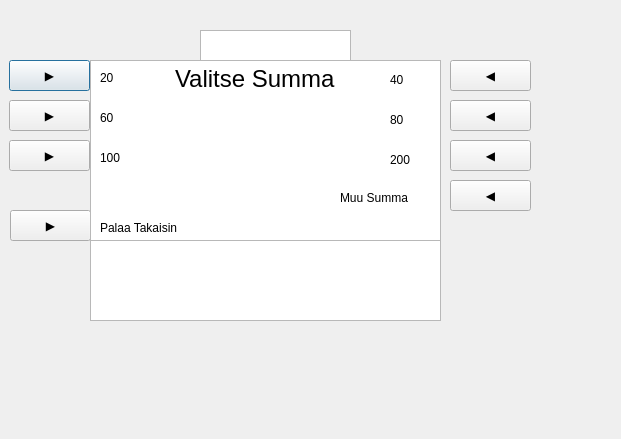
<?xml version="1.0" encoding="UTF-8"?>
<ui version="4.0">
 <class>NostaRahaa</class>
 <widget class="QDialog" name="NostaRahaa">
  <property name="geometry">
   <rect>
    <x>0</x>
    <y>0</y>
    <width>621</width>
    <height>439</height>
   </rect>
  </property>
  <property name="windowTitle">
   <string>Dialog</string>
  </property>
  <widget class="QPushButton" name="pushButton_20">
   <property name="geometry">
    <rect>
     <x>9</x>
     <y>60</y>
     <width>81</width>
     <height>31</height>
    </rect>
   </property>
   <property name="text">
    <string>▶️</string>
   </property>
  </widget>
  <widget class="QPushButton" name="pushButton_60">
   <property name="geometry">
    <rect>
     <x>9</x>
     <y>100</y>
     <width>81</width>
     <height>31</height>
    </rect>
   </property>
   <property name="text">
    <string>▶️</string>
   </property>
  </widget>
  <widget class="QPushButton" name="pushButton_100">
   <property name="geometry">
    <rect>
     <x>9</x>
     <y>140</y>
     <width>81</width>
     <height>31</height>
    </rect>
   </property>
   <property name="text">
    <string>▶️</string>
   </property>
  </widget>
  <widget class="QPushButton" name="pushButton_Palaa">
   <property name="geometry">
    <rect>
     <x>10</x>
     <y>210</y>
     <width>81</width>
     <height>31</height>
    </rect>
   </property>
   <property name="text">
    <string>▶️</string>
   </property>
  </widget>
  <widget class="QPushButton" name="pushButton_40">
   <property name="geometry">
    <rect>
     <x>450</x>
     <y>60</y>
     <width>81</width>
     <height>31</height>
    </rect>
   </property>
   <property name="text">
    <string>◀️</string>
   </property>
  </widget>
  <widget class="QPushButton" name="pushButton_80">
   <property name="geometry">
    <rect>
     <x>450</x>
     <y>100</y>
     <width>81</width>
     <height>31</height>
    </rect>
   </property>
   <property name="text">
    <string>◀️</string>
   </property>
  </widget>
  <widget class="QPushButton" name="pushButton_Muu_Summa">
   <property name="geometry">
    <rect>
     <x>450</x>
     <y>180</y>
     <width>81</width>
     <height>31</height>
    </rect>
   </property>
   <property name="text">
    <string>◀️</string>
   </property>
  </widget>
  <widget class="QPushButton" name="pushButton_200">
   <property name="geometry">
    <rect>
     <x>450</x>
     <y>140</y>
     <width>81</width>
     <height>31</height>
    </rect>
   </property>
   <property name="text">
    <string>◀️</string>
   </property>
  </widget>
  <widget class="QTextBrowser" name="textBrowser">
   <property name="geometry">
    <rect>
     <x>200</x>
     <y>30</y>
     <width>151</width>
     <height>41</height>
    </rect>
   </property>
   <property name="html">
    <string>&lt;!DOCTYPE HTML PUBLIC &quot;-//W3C//DTD HTML 4.0//EN&quot; &quot;http://www.w3.org/TR/REC-html40/strict.dtd&quot;&gt;
&lt;html&gt;&lt;head&gt;&lt;meta name=&quot;qrichtext&quot; content=&quot;1&quot; /&gt;&lt;meta charset=&quot;utf-8&quot; /&gt;&lt;style type=&quot;text/css&quot;&gt;
p, li { white-space: pre-wrap; }
&lt;/style&gt;&lt;/head&gt;&lt;body style=&quot; font-family:'.AppleSystemUIFont'; font-size:13pt; font-weight:400; font-style:normal;&quot;&gt;
&lt;p style=&quot;-qt-paragraph-type:empty; margin-top:0px; margin-bottom:0px; margin-left:0px; margin-right:0px; -qt-block-indent:0; text-indent:0px;&quot;&gt;&lt;br /&gt;&lt;/p&gt;&lt;/body&gt;&lt;/html&gt;</string>
   </property>
  </widget>
  <widget class="QTextBrowser" name="textBrowser_2">
   <property name="geometry">
    <rect>
     <x>90</x>
     <y>60</y>
     <width>351</width>
     <height>181</height>
    </rect>
   </property>
   <property name="html">
    <string>&lt;!DOCTYPE HTML PUBLIC &quot;-//W3C//DTD HTML 4.0//EN&quot; &quot;http://www.w3.org/TR/REC-html40/strict.dtd&quot;&gt;
&lt;html&gt;&lt;head&gt;&lt;meta name=&quot;qrichtext&quot; content=&quot;1&quot; /&gt;&lt;meta charset=&quot;utf-8&quot; /&gt;&lt;style type=&quot;text/css&quot;&gt;
p, li { white-space: pre-wrap; }
&lt;/style&gt;&lt;/head&gt;&lt;body style=&quot; font-family:'.AppleSystemUIFont'; font-size:13pt; font-weight:400; font-style:normal;&quot;&gt;
&lt;p style=&quot; margin-top:0px; margin-bottom:0px; margin-left:0px; margin-right:0px; -qt-block-indent:0; text-indent:0px;&quot;&gt;&lt;span style=&quot; font-family:'MS Shell Dlg 2'; font-size:8.25pt;&quot;&gt;	&lt;/span&gt;&lt;span style=&quot; font-family:'MS Shell Dlg 2'; font-size:18pt;&quot;&gt;Valitse Summa&lt;/span&gt;&lt;/p&gt;
&lt;p style=&quot;-qt-paragraph-type:empty; margin-top:0px; margin-bottom:0px; margin-left:0px; margin-right:0px; -qt-block-indent:0; text-indent:0px;&quot;&gt;&lt;br /&gt;&lt;/p&gt;&lt;/body&gt;&lt;/html&gt;</string>
   </property>
  </widget>
  <widget class="QTextBrowser" name="textBrowser_Infokentta">
   <property name="geometry">
    <rect>
     <x>90</x>
     <y>240</y>
     <width>351</width>
     <height>81</height>
    </rect>
   </property>
  </widget>
  <widget class="QLabel" name="label">
   <property name="geometry">
    <rect>
     <x>100</x>
     <y>70</y>
     <width>58</width>
     <height>16</height>
    </rect>
   </property>
   <property name="text">
    <string>20</string>
   </property>
  </widget>
  <widget class="QLabel" name="label_laurantesti">
   <property name="geometry">
    <rect>
     <x>490</x>
     <y>260</y>
     <width>58</width>
     <height>16</height>
    </rect>
   </property>
   <property name="text">
    <string/>
   </property>
  </widget>
  <widget class="QLabel" name="label_2">
   <property name="geometry">
    <rect>
     <x>390</x>
     <y>70</y>
     <width>31</width>
     <height>20</height>
    </rect>
   </property>
   <property name="text">
    <string>40</string>
   </property>
  </widget>
  <widget class="QLabel" name="label_3">
   <property name="geometry">
    <rect>
     <x>390</x>
     <y>110</y>
     <width>31</width>
     <height>20</height>
    </rect>
   </property>
   <property name="text">
    <string>80</string>
   </property>
  </widget>
  <widget class="QLabel" name="label_4">
   <property name="geometry">
    <rect>
     <x>390</x>
     <y>150</y>
     <width>31</width>
     <height>20</height>
    </rect>
   </property>
   <property name="text">
    <string>200</string>
   </property>
  </widget>
  <widget class="QLabel" name="label_5">
   <property name="geometry">
    <rect>
     <x>340</x>
     <y>190</y>
     <width>81</width>
     <height>16</height>
    </rect>
   </property>
   <property name="text">
    <string>Muu Summa</string>
   </property>
  </widget>
  <widget class="QLabel" name="label_6">
   <property name="geometry">
    <rect>
     <x>100</x>
     <y>110</y>
     <width>58</width>
     <height>16</height>
    </rect>
   </property>
   <property name="text">
    <string>60</string>
   </property>
  </widget>
  <widget class="QLabel" name="label_7">
   <property name="geometry">
    <rect>
     <x>100</x>
     <y>150</y>
     <width>58</width>
     <height>16</height>
    </rect>
   </property>
   <property name="text">
    <string>100</string>
   </property>
  </widget>
  <widget class="QLabel" name="label_8">
   <property name="geometry">
    <rect>
     <x>100</x>
     <y>220</y>
     <width>101</width>
     <height>16</height>
    </rect>
   </property>
   <property name="text">
    <string>Palaa Takaisin </string>
   </property>
  </widget>
 </widget>
 <resources/>
 <connections/>
</ui>
